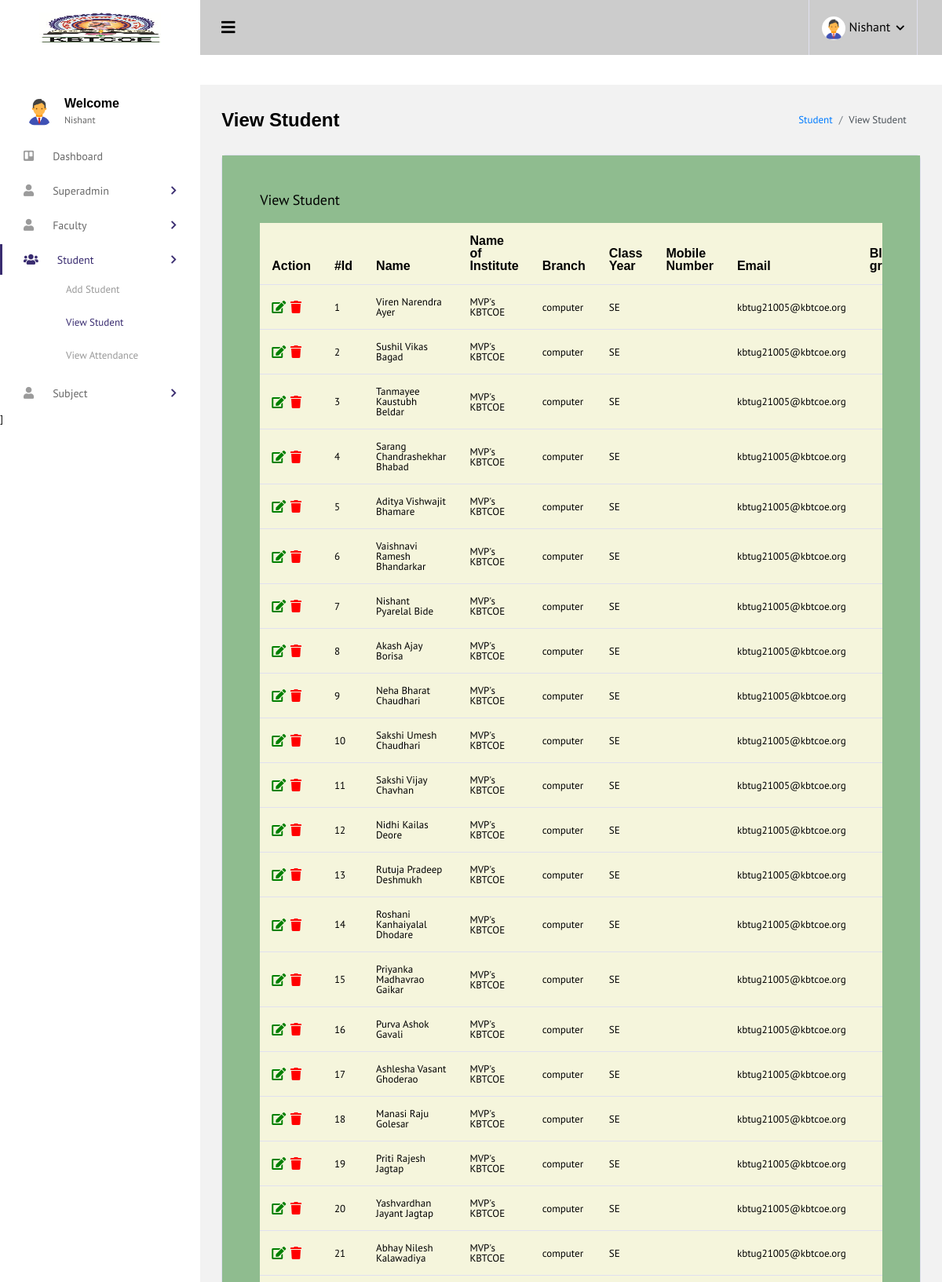
Page /view_student.php (signed in, upper part) on the committed database.
### tables this page shows
CREATE TABLE `stud_info` (
  `s_id` int NOT NULL,
  `s_name` varchar(50) DEFAULT NULL,
  `s_institute` varchar(255) DEFAULT NULL,
  `s_branch` varchar(50) DEFAULT NULL,
  `s_class_year` varchar(50) DEFAULT NULL,
  `s_mb_no` varchar(50) DEFAULT NULL,
  `s_email` varchar(50) DEFAULT NULL,
  `s_blood_grp` varchar(50) DEFAULT NULL,
  `s_address` varchar(255) DEFAULT NULL,
  `s_city` varchar(50) DEFAULT NULL,
  `s_state` varchar(50) DEFAULT NULL,
  `s_pin` varchar(50) DEFAULT NULL,
  `s_parent_mb_no` varchar(50) DEFAULT NULL,
  `s_parent_email` varchar(50) DEFAULT NULL,
  `s_roll_no` varchar(50) DEFAULT NULL,
  `s_prn` varchar(50) DEFAULT NULL,
  `s_dob` varchar(255) DEFAULT NULL,
  `s_mother_name` varchar(50) DEFAULT NULL,
  `s_batch` varchar(50) DEFAULT NULL,
  `s_admit_year` varchar(50) DEFAULT NULL,
  `s_passout_year` varchar(50) DEFAULT NULL,
  `s_active_status` varchar(50) DEFAULT NULL,
  `s_dsy` varchar(50) DEFAULT NULL,
  `s_username` varchar(255) DEFAULT NULL,
  `s_password` varchar(255) DEFAULT NULL,
  `s_status` varchar(50) DEFAULT NULL,
  `s_generated_time` timestamp NOT NULL DEFAULT CURRENT_TIMESTAMP ON UPDATE CURRENT_TIMESTAMP
);

### view_student.php (the view, shortened to what this page needs)
 <!DOCTYPE html>
<html lang="en">
<button type="button" class="btn btn-primary" data-bs-toggle="modal" data-bs-target="#exampleModal">
</button>
<head>
  <link rel="stylesheet" href="vendors/iconfonts/font-awesome/css/all.min.css">
  <link rel="stylesheet" href="vendors/css/vendor.bundle.base.css">
  <link rel="stylesheet" href="vendors/css/vendor.bundle.addons.css">
  <link rel="stylesheet" href="css/style.css">
</head>
<body>
  <div class="container-scroller">
      <?php include "header.php";?>
    <div class="container-fluid page-body-wrapper">
      <?php include "navbar.php";?>
      <div class="main-panel">
        <div class="content-wrapper">
          <div class="page-header">
            <h3 class="page-title">
              View Student
            </h3>
            <nav aria-label="breadcrumb">
              <ol class="breadcrumb">
                <li class="breadcrumb-item"><a href="#">Student</a></li>
                <li class="breadcrumb-item active" aria-current="page">View Student</li>
              </ol>
            </nav>
          </div>
          <div class="card">
            <div class="card-body">
              <h4 class="card-title">View Student</h4>
              <div class="row">
                <div class="col-12">
                  <div class="table-responsive">
                    <table id="order-listing" class="table">
                      <thead>
                        <tr>
                          <th>Action</th>
                          <th>#Id</th>
                          <th>Name</th>
                          <th>Name of Institute</th>
                          <th>Branch</th>
                          <th>Class Year</th>
                          <th>Mobile Number</th>
                          <th>Email</th>
                          <th>Blood group</th>
                        </tr>
                      </thead>
                      <tbody>
                    <?php
                            require 'db.php';
                            $select = "select * from stud_info where s_status ='1'";
                              if ($result = $con->query($select))
                                 {
                                       while ($data = $result->fetch_assoc())
                                       {
                                          echo'
                        <tr>
                          <td style="font-size: 16px;">
                          <a href="edit_student.php?s_id='.$data["s_id"].'">
                          <i class="fas fa-edit " style="margin-right:3%;color: green" ></i>
                         <!-- <a href="edit_student.php?f_id='.$data["s_id"].'">
                          <i class="fas fa-eye " style="color: blue" ></i> -->
                           <a href="javascript:;" class="del" data-userid = '.$data["s_id"].'><i class="fas fa-trash" style="color: red"></i></a>
                           </td>
                          <td >'.$data["s_id"].'</td>
                          <td >'.$data["s_name"].'</td>
                          <td >'.$data["s_institute"].'</td>
                          <td >'.$data["s_branch"].'</td>
                          <td >'.$data["s_class_year"].'</td>
                          <td >'.$data["s_mb_no"].'</td>
                          <td >'.$data["s_email"].'</td>
                          <td >'.$data["s_blood_grp"].'</td>
                          <td class="">'.$data["s_address"].'</td>
                          <td><label class="">'.$data["s_city"].'</label></td>
                          <td >'.$data["s_state"].'</td>
                          <td >'.$data["s_pin"].'</td>
                          <td >'.$data["s_parent_mb_no"].'</td>
                          <td >'.$data["s_parent_email"].'</td>
                          <td >'.$data["s_prn"].'</td>
                          <td >'.$data["s_dob"].'</td>
                          <td >'.$data["s_mother_name"].'</td>
                          <td >'.$data["s_batch"].'</td>
                          <td >'.$data["s_admit_year"].'</td>
                          <td >'.$data["s_passout_year"].'</td>
                          <td >'.$data["s_dsy"].'</td>
                          <td >'.$data["s_username"].'</td>
                          <td >'.$data["s_password"].'</td>
                          <td >'.$data["s_active_status"].'</td>
                        </tr>
                        ';}}?>
                      </tbody>
                    </table>
                  </div>
                </div>
              </div>
            </div>
          </div>
        </div>
      </div>
    </div>
</body>
</html>

### rows in the picture
stud_info: s_id "1", s_name "Viren Narendra Ayer", s_institute "MVP's KBTCOE", s_branch "computer", s_class_year "SE", s_email "kbtug21005@kbtcoe.org"
stud_info: s_id "2", s_name "Sushil Vikas Bagad", s_institute "MVP's KBTCOE", s_branch "computer", s_class_year "SE", s_email "kbtug21005@kbtcoe.org"
stud_info: s_id "3", s_name "Tanmayee Kaustubh Beldar", s_institute "MVP's KBTCOE", s_branch "computer", s_class_year "SE", s_email "kbtug21005@kbtcoe.org"
stud_info: s_id "4", s_name "Sarang Chandrashekhar Bhabad", s_institute "MVP's KBTCOE", s_branch "computer", s_class_year "SE", s_email "kbtug21005@kbtcoe.org"
stud_info: s_id "5", s_name "Aditya Vishwajit Bhamare", s_institute "MVP's KBTCOE", s_branch "computer", s_class_year "SE", s_email "kbtug21005@kbtcoe.org"
stud_info: s_id "6", s_name "Vaishnavi Ramesh Bhandarkar", s_institute "MVP's KBTCOE", s_branch "computer", s_class_year "SE", s_email "kbtug21005@kbtcoe.org"
stud_info: s_id "7", s_name "Nishant Pyarelal Bide", s_institute "MVP's KBTCOE", s_branch "computer", s_class_year "SE", s_email "kbtug21005@kbtcoe.org"
stud_info: s_id "8", s_name "Akash Ajay Borisa", s_institute "MVP's KBTCOE", s_branch "computer", s_class_year "SE", s_email "kbtug21005@kbtcoe.org"
stud_info: s_id "9", s_name "Neha Bharat Chaudhari", s_institute "MVP's KBTCOE", s_branch "computer", s_class_year "SE", s_email "kbtug21005@kbtcoe.org"
stud_info: s_id "10", s_name "Sakshi Umesh Chaudhari", s_institute "MVP's KBTCOE", s_branch "computer", s_class_year "SE", s_email "kbtug21005@kbtcoe.org"
stud_info: s_id "11", s_name "Sakshi Vijay Chavhan", s_institute "MVP's KBTCOE", s_branch "computer", s_class_year "SE", s_email "kbtug21005@kbtcoe.org"
stud_info: s_id "12", s_name "Nidhi Kailas Deore", s_institute "MVP's KBTCOE", s_branch "computer", s_class_year "SE", s_email "kbtug21005@kbtcoe.org"
stud_info: s_id "13", s_name "Rutuja Pradeep Deshmukh", s_institute "MVP's KBTCOE", s_branch "computer", s_class_year "SE", s_email "kbtug21005@kbtcoe.org"
stud_info: s_id "14", s_name "Roshani Kanhaiyalal Dhodare", s_institute "MVP's KBTCOE", s_branch "computer", s_class_year "SE", s_email "kbtug21005@kbtcoe.org"
stud_info: s_id "15", s_name "Priyanka Madhavrao Gaikar", s_institute "MVP's KBTCOE", s_branch "computer", s_class_year "SE", s_email "kbtug21005@kbtcoe.org"
stud_info: s_id "16", s_name "Purva Ashok Gavali", s_institute "MVP's KBTCOE", s_branch "computer", s_class_year "SE", s_email "kbtug21005@kbtcoe.org"
stud_info: s_id "17", s_name "Ashlesha Vasant Ghoderao", s_institute "MVP's KBTCOE", s_branch "computer", s_class_year "SE", s_email "kbtug21005@kbtcoe.org"
stud_info: s_id "18", s_name "Manasi Raju Golesar", s_institute "MVP's KBTCOE", s_branch "computer", s_class_year "SE", s_email "kbtug21005@kbtcoe.org"
stud_info: s_id "19", s_name "Priti Rajesh Jagtap", s_institute "MVP's KBTCOE", s_branch "computer", s_class_year "SE", s_email "kbtug21005@kbtcoe.org"
stud_info: s_id "20", s_name "Yashvardhan Jayant Jagtap", s_institute "MVP's KBTCOE", s_branch "computer", s_class_year "SE", s_email "kbtug21005@kbtcoe.org"
stud_info: s_id "21", s_name "Abhay Nilesh Kalawadiya", s_institute "MVP's KBTCOE", s_branch "computer", s_class_year "SE", s_email "kbtug21005@kbtcoe.org"

### other values in the picture
$_SESSION['auth_user']['user_name'] "Nishant"
